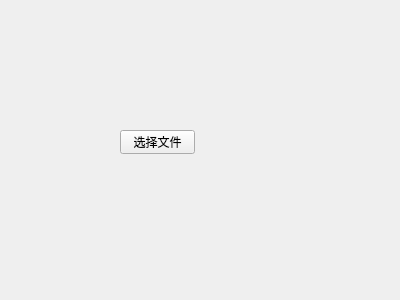
<?xml version="1.0" encoding="UTF-8"?>
<ui version="4.0">
 <class>Form</class>
 <widget class="QWidget" name="Form">
  <property name="geometry">
   <rect>
    <x>0</x>
    <y>0</y>
    <width>400</width>
    <height>300</height>
   </rect>
  </property>
  <property name="windowTitle">
   <string>Form</string>
  </property>
  <widget class="QPushButton" name="pushButton">
   <property name="geometry">
    <rect>
     <x>120</x>
     <y>130</y>
     <width>75</width>
     <height>24</height>
    </rect>
   </property>
   <property name="text">
    <string>选择文件</string>
   </property>
  </widget>
 </widget>
 <resources/>
 <connections/>
</ui>
